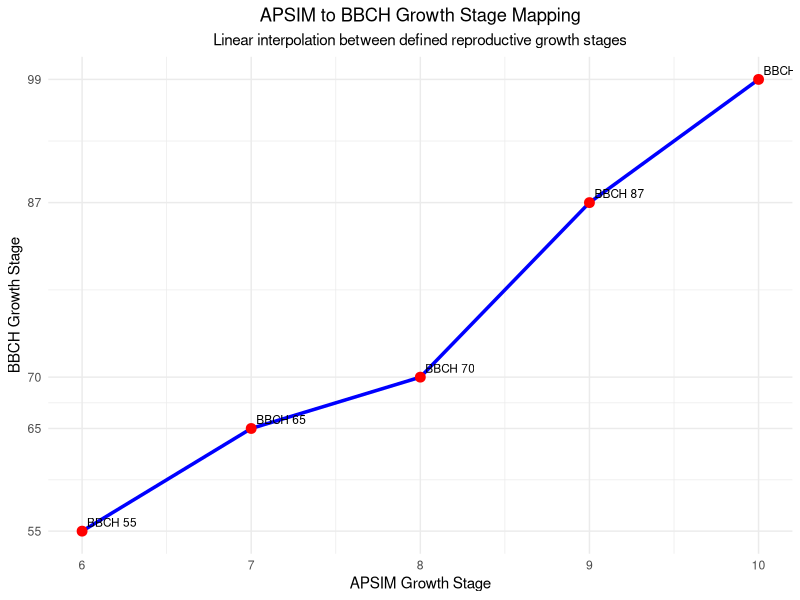

Write the R code that produced this figure.
## ---- chunk 1
stage_data <- data.frame(
    APSIM_Stage = c(6.0, 7.0, 8.0, 9.0, 10.0),
    BBCH_Stage = c(55, 65, 70, 87, 99),
    Description = c("Mid-tassel emergence", "Mid-flowering", 
                   "Beginning of grain development", "Physiological maturity", 
                   "Harvest product")
)

# Create the plot
library(ggplot2)

ggplot(stage_data, aes(x = APSIM_Stage, y = BBCH_Stage)) +
    geom_line(color = "blue", size = 1.2) +
    geom_point(color = "red", size = 3) +
    geom_text(aes(label = paste0("BBCH ", BBCH_Stage)), 
              hjust = -0.1, vjust = -0.5, size = 3) +
    labs(title = "APSIM to BBCH Growth Stage Mapping",
         x = "APSIM Growth Stage",
         y = "BBCH Growth Stage",
         subtitle = "Linear interpolation between defined reproductive growth stages") +
    theme_minimal() +
    theme(plot.title = element_text(hjust = 0.5),
          plot.subtitle = element_text(hjust = 0.5)) +
    scale_x_continuous(breaks = stage_data$APSIM_Stage) +
    scale_y_continuous(breaks = stage_data$BBCH_Stage)
